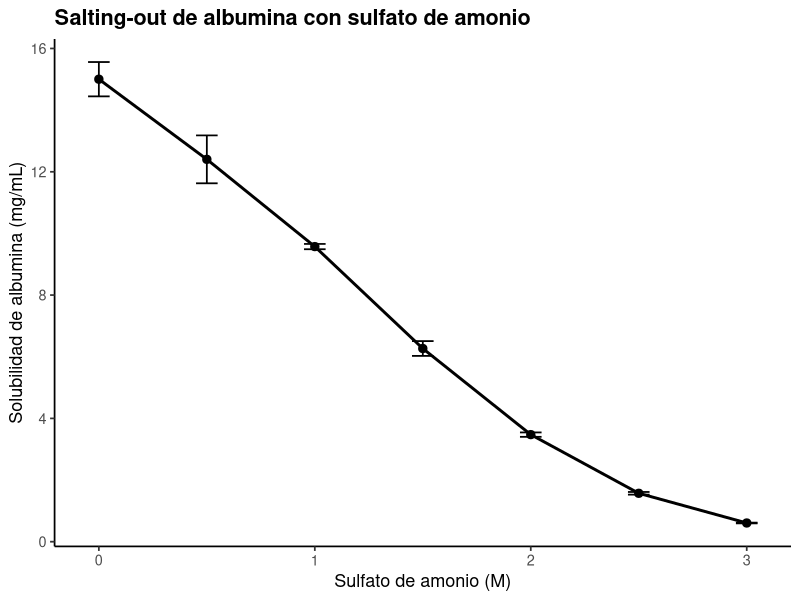
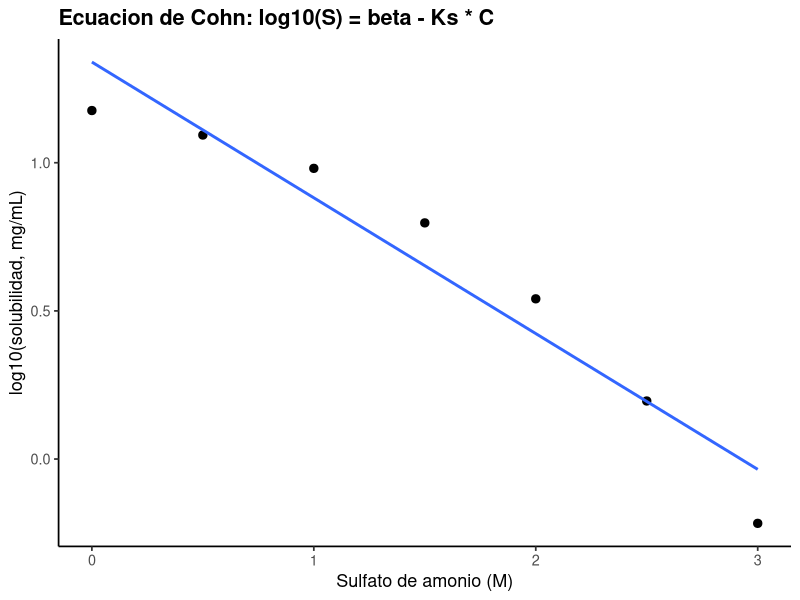
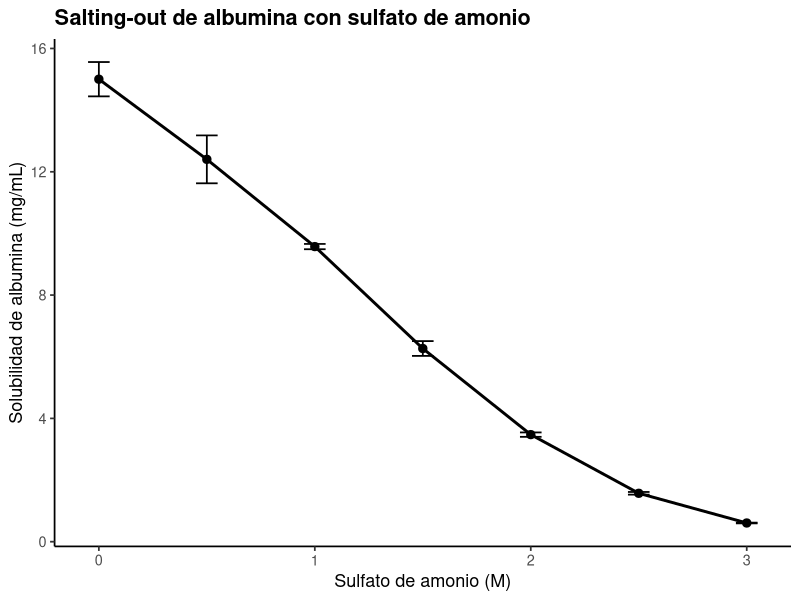
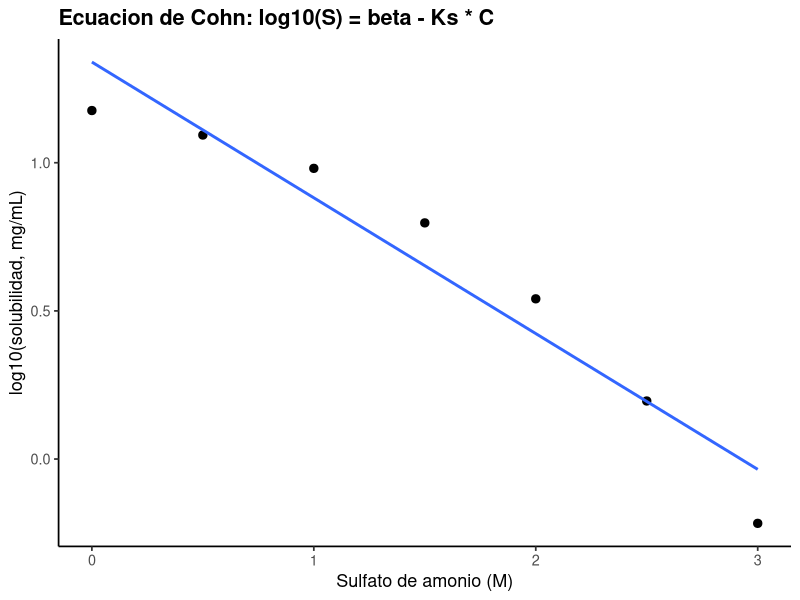

These figures' R source, in order:
# ==========================================================================
# 02. Precipitacion: ecuacion de Cohn (salting-out)
# ==========================================================================
# Autor: Dr. Jose Juan Torres Martinez
# Docente de Ciencias Quimicas
# Universidad Autonoma de San Luis Potosi (UASLP)
# Mexico
#
# Material academico para estudiantes
# Serie "Bioseparaciones" - Teoria, Unidad 2. Precipitacion
#
# Descripcion: Se ajusta la ecuacion de Cohn, log10(S) = beta - Ks * C, a la solubilidad medida de albumina contra la molaridad de sulfato de amonio. La pendiente da Ks y la ordenada da beta, ambas calculadas por regresion a partir de los datos.
#
# Objetivos de aprendizaje:
#   - Ajustar la ecuacion de Cohn por regresion lineal.
#   - Interpretar Ks como la sensibilidad de la solubilidad a la sal.
#   - Distinguir salting-in (solubilidad que sube con poca sal) de salting-out (solubilidad que cae con mucha sal).

# Datos: datos_cohn.csv (solubilidad de albumina medida, 3 replicas por molaridad de sulfato de amonio).
# ==========================================================================

library(tidyverse)

# --------------------------------------------------------------------------
# 1. Leer los datos y resumir por molaridad
# --------------------------------------------------------------------------
datos <- read_csv("datos_cohn.csv", show_col_types = FALSE)

resumen <- datos %>%
  group_by(molaridad_sulfato_M) %>%
  summarise(
    solubilidad_media = mean(solubilidad_mg_ml),
    de = sd(solubilidad_mg_ml),
    .groups = "drop"
  )

print(resumen)

# --------------------------------------------------------------------------
# 2. Ajuste de la ecuacion de Cohn
# --------------------------------------------------------------------------
# Ecuacion de Cohn: log10(S) = beta - Ks * C, donde S es la solubilidad
# en mg/mL y C la molaridad de la sal. Se ajusta log10(S) contra C.
ajuste <- lm(log10(solubilidad_media) ~ molaridad_sulfato_M, data = resumen)
print(summary(ajuste))

beta <- coef(ajuste)[["(Intercept)"]]
ks <- -coef(ajuste)[["molaridad_sulfato_M"]]

tabla_cohn <- tibble(beta = beta, ks_por_M = ks)
print(tabla_cohn)

# Concentracion de sal a la que la solubilidad cae a 1 mg/mL.
c_1mg_ml <- (beta - log10(1)) / ks
print(tibble(c_sal_1_mg_ml_M = c_1mg_ml))

# --------------------------------------------------------------------------
# 3. Grafica 1: solubilidad contra molaridad de sal
# --------------------------------------------------------------------------
grafica_s <- ggplot(
  resumen,
  aes(x = molaridad_sulfato_M, y = solubilidad_media)
) +
  geom_errorbar(aes(ymin = solubilidad_media - de,
                    ymax = solubilidad_media + de),
                width = 0.1, linewidth = 0.6) +
  geom_line(linewidth = 1) +
  geom_point(size = 2.5) +
  labs(
    x = "Sulfato de amonio (M)",
    y = "Solubilidad de albumina (mg/mL)",
    title = "Salting-out de albumina con sulfato de amonio"
  ) +
  theme_classic(base_size = 13) +
  theme(plot.title = element_text(face = "bold"))

print(grafica_s)

# --------------------------------------------------------------------------
# 4. Grafica 2: ajuste de Cohn (log10 S contra C)
# --------------------------------------------------------------------------
grafica_cohn <- ggplot(
  resumen,
  aes(x = molaridad_sulfato_M, y = log10(solubilidad_media))
) +
  geom_point(size = 2.5) +
  geom_smooth(method = "lm", se = FALSE, linewidth = 1) +
  labs(
    x = "Sulfato de amonio (M)",
    y = "log10(solubilidad, mg/mL)",
    title = "Ecuacion de Cohn: log10(S) = beta - Ks * C"
  ) +
  theme_classic(base_size = 13) +
  theme(plot.title = element_text(face = "bold"))

print(grafica_cohn)

# --------------------------------------------------------------------------
# 5. Exportar las graficas
# --------------------------------------------------------------------------
ggsave("02_solubilidad.png", grafica_s,
       width = 18, height = 12, units = "cm", dpi = 300)
ggsave("02_cohn.png", grafica_cohn,
       width = 18, height = 12, units = "cm", dpi = 300)

# --------------------------------------------------------------------------
# Interpretacion
# --------------------------------------------------------------------------
# - La solubilidad cae de 15 mg/mL sin sal a menos de 1 mg/mL a 3 M: el salting-out es fuerte y monotono en este intervalo.
# - El ajuste de Cohn es lineal en escala logaritmica; su pendiente Ks mide cuanto baja la solubilidad por cada mol por litro de sal.

# --------------------------------------------------------------------------
# Que aprendimos
# --------------------------------------------------------------------------
# - La ecuacion de Cohn se obtiene de los datos por regresion, no de un valor supuesto: beta y Ks salen del ajuste.
# - Con Ks y beta se predice a que concentracion de sal precipita una fraccion dada de la proteina.
